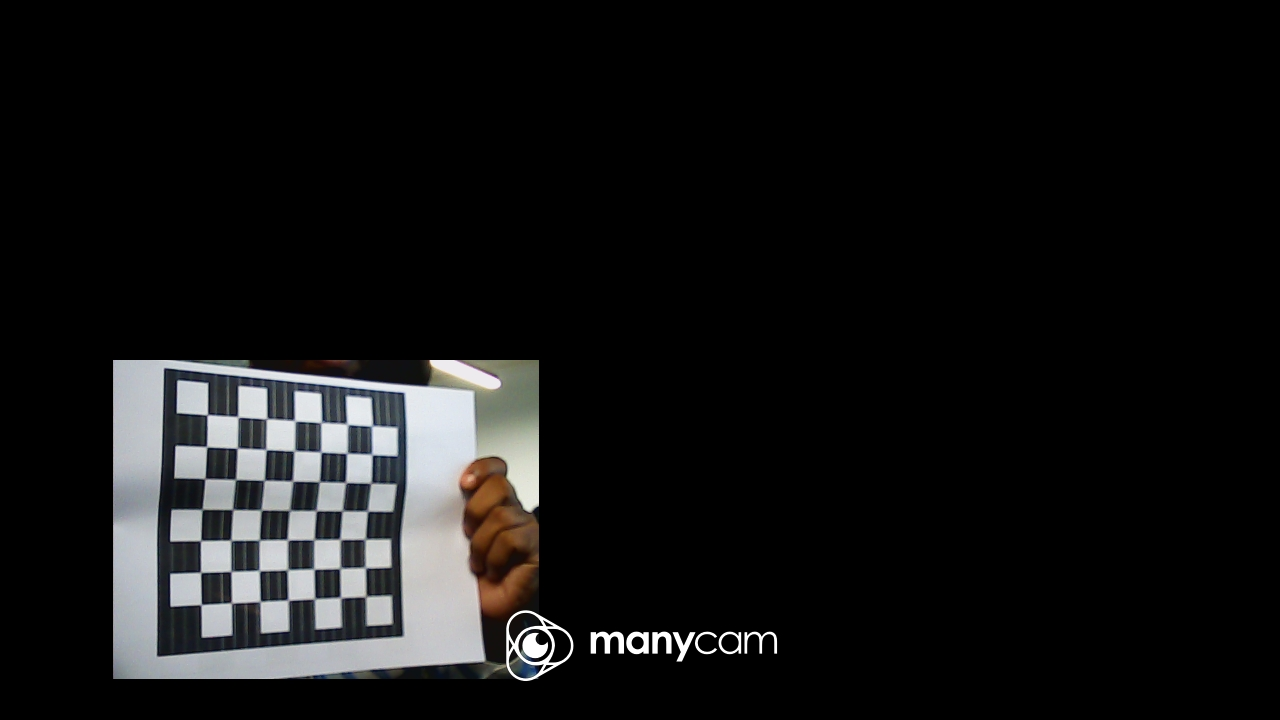
#> input picture calibration_images/My Snapshot_10.jpg, 1280 x 720 px; its folder holds only this picture in this run
$ python MAIN.py
#> lines starting #> are read from the running program, lines starting #| are printed output that depends on the picture; after the words box and inside, x2 and y2 are one past the last pixel; in counts of white or black regions, pixels touching at a corner belong together
import cv2
import numpy as np
import glob

# Define the chessboard dimensions (inner corners)
chessboard_size = (7, 7)

# Prepare object points, like (0,0,0), (1,0,0), ..., (6,6,0)
objp = np.zeros((chessboard_size[0] * chessboard_size[1], 3), np.float32)
objp[:, :2] = np.mgrid[0:chessboard_size[0], 0:chessboard_size[1]].T.reshape(-1, 2)

# Arrays to store object points and image points from all the images
objpoints = []  # 3d point in real world space
imgpoints = []  # 2d points in image plane

# Load images
images = glob.glob('calibration_images/*.jpg')
print(f"Images found: {images}")

# Termination criteria for corner sub-pixel accuracy
criteria = (cv2.TERM_CRITERIA_EPS + cv2.TERM_CRITERIA_MAX_ITER, 30, 0.001)

for fname in images:
    img = cv2.imread(fname)
#> img is the input picture: shape (720, 1280, 3); mean B, G, R 20.5, 20.3, 20.2
    gray = cv2.cvtColor(img, cv2.COLOR_BGR2GRAY)

    # Find the chessboard corners
    ret, corners = cv2.findChessboardCorners(gray, chessboard_size, None)
#> ret = True; corners = 49 rows, first 8: [207.4, 415], [237.8, 417], [266.9, 418.9], [294.6, 420.9], [321.3, 423.2], [347.1, 424.4], [371.9, 426.1], [207.3, 446.3]
    print(f"Chessboard found in {fname}: {ret}")
#| Chessboard found in calibration_images/My Snapshot_10.jpg: True
    print(corners)
#> (printed output is left out)

    # If found, add object points, image points (after refining them)
    if ret:
        objpoints.append(objp)
        corners2 = cv2.cornerSubPix(gray, corners, (11, 11), (-1, -1), criteria)
#> corners2 = 49 rows, first 8: [207.3, 414.7], [237.4, 416.8], [266.9, 418.7], [294.5, 420.7], [321.5, 422.5], [346.9, 424.1], [372.4, 425.9], [206.6, 446.7]
        imgpoints.append(corners2)

        # Draw and display the corners
        img = cv2.drawChessboardCorners(img, chessboard_size, corners2, ret)
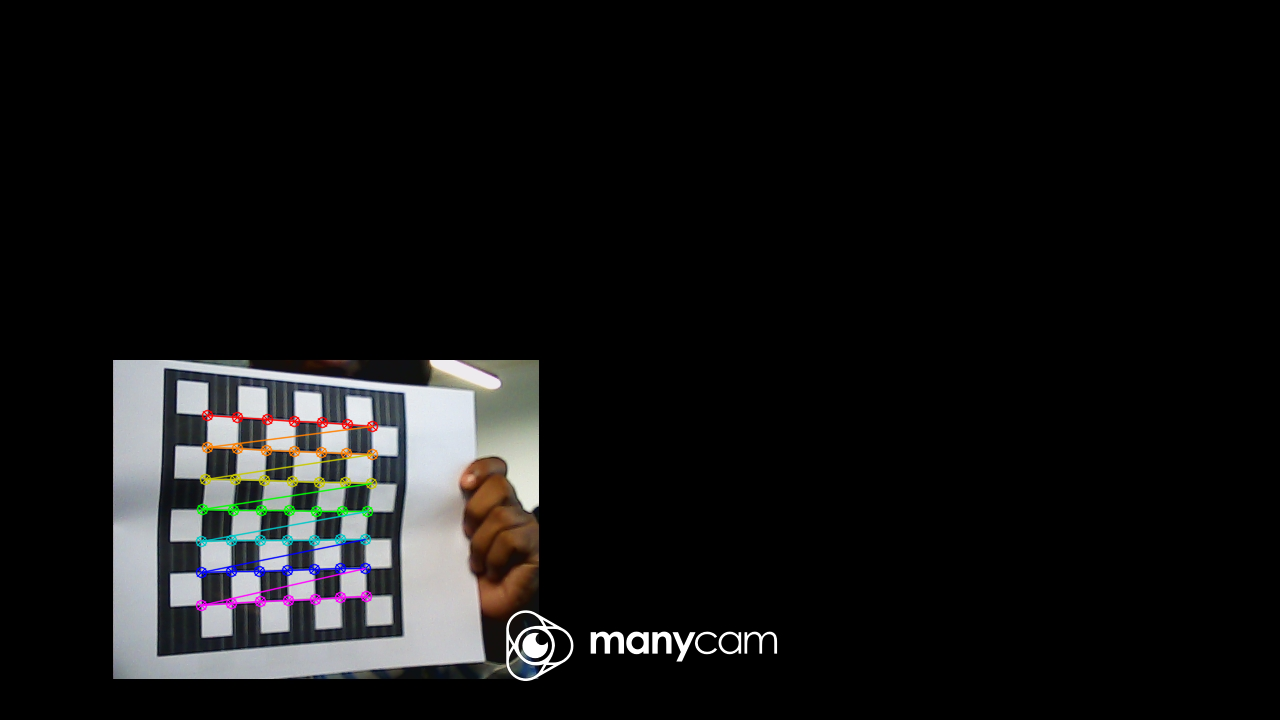
#> img: shape (720, 1280, 3); 1.1% of pixels changed, all inside (x1, y1, x2, y2) = (195, 409, 379, 612)
        cv2.imshow('img', img)
        cv2.waitKey(500)
    else:
        print(f"Chessboard corners not found in image: {fname}")
        cv2.imshow('img', img)
        cv2.waitKey(500)

cv2.destroyAllWindows()

# Check if there are valid points before calibration
if len(objpoints) > 0 and len(imgpoints) > 0:
    # Calibration
    ret, mtx, dist, rvecs, tvecs = cv2.calibrateCamera(objpoints, imgpoints, gray.shape[::-1], None, None)
#> ret = 0.995; mtx = [[503.3, 0, 703.5], [0, 602, 508.6], [0, 0, 1]]; dist = [[-0.206, 0.0724, 0.00976, -0.00299, -0.0119]]; rvecs = ([0.0683, -0.651, 0.0623],); tvecs = ([-18.58, -3.22, 15.54],)

    # Save the calibration results
    np.savez('calibration_data.npz', mtx=mtx, dist=dist, rvecs=rvecs, tvecs=tvecs)
    print("Calibration successful. Results saved to 'calibration_data.npz'.")
else:
    print("Not enough valid calibration images to perform calibration.")
